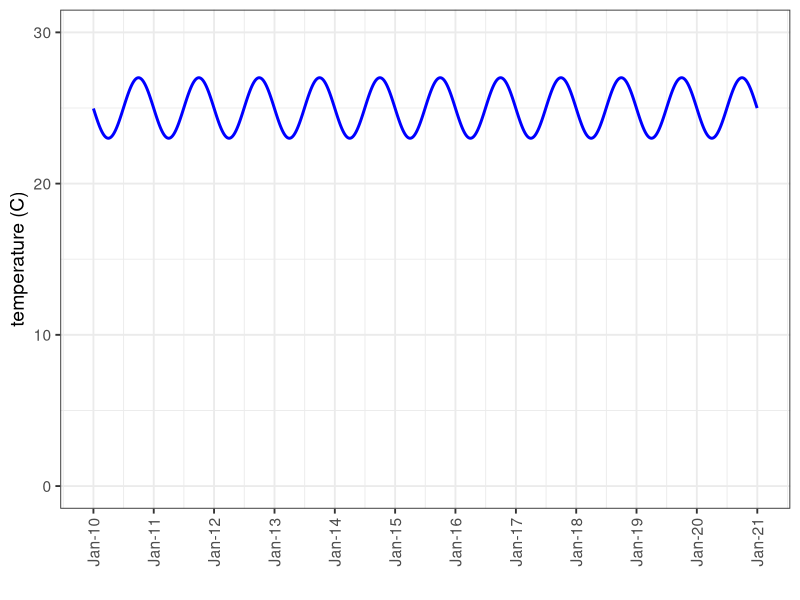
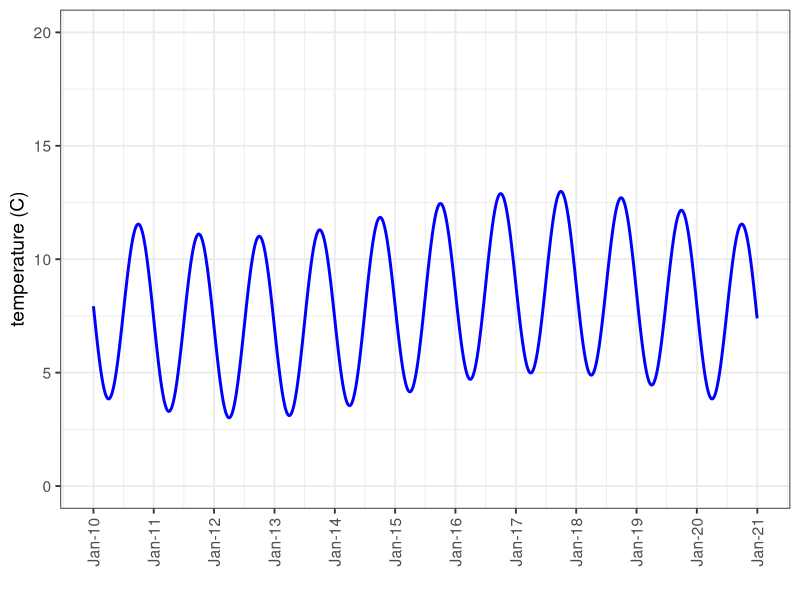
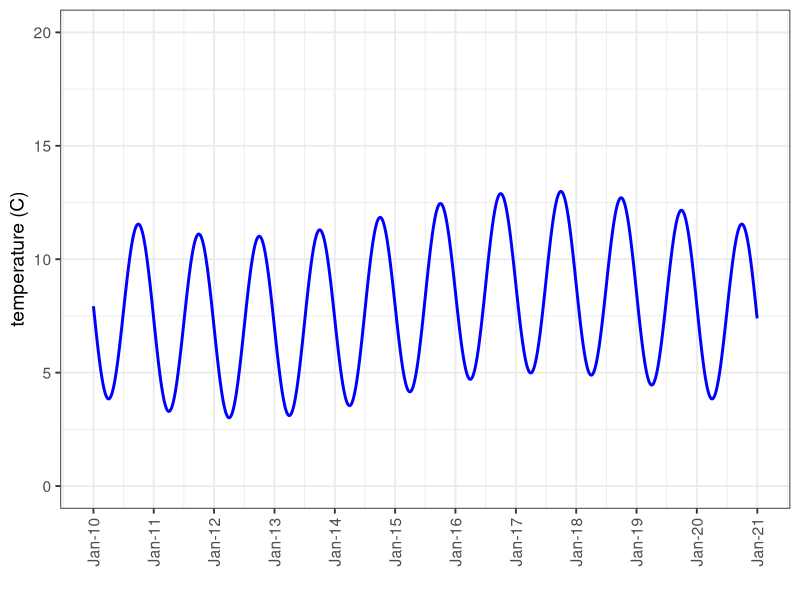

Write R code to recreate these figures, in order.
##### MODELING TEMPERATURE WITH SIN WAVES #####

library(tidyverse)

# 1. DEFINE WORKING TIME SCALE #####

date_ini <- as.Date("2010-01-01")
date_fin <- as.Date("2020-12-31")
temp_mean <- 25
temp_var <- 2
advance <- 0

DATE <- seq(date_ini, date_fin, by = 1)
DAY <- 1:length(DATE)
DAY <- (advance + 1):(advance + length(DATE))
df_temp <- data.frame(DATE, DAY)

df_temp %>%
  mutate(DAY_rad = -1 * DAY / 365.25 * 2 * pi) %>%
  mutate(TEMP = temp_mean + temp_var * sin(DAY_rad)) %>%
  ggplot(aes(x = DATE, y = TEMP)) +
  geom_line(color = "blue", size = 1) +
  scale_y_continuous(limits = c(0, 30)) +
  scale_x_date(date_breaks = "1 year",
               date_labels = "%b-%y") +
  xlab("") +
  ylab("temperature (C)") +
  theme_bw(base_size = 14) +
  theme(axis.text.x = element_text(angle = 90,
                                   vjust = 0.5,
                                   hjust = 1))

# 2. MULTI-YEAR PATTERNS #####
#___1. sinusodal patterns ####
df_temp %>%
  mutate(DAY_rad = -1 * DAY / 365.25 * 2 * pi) %>%
  mutate(TEMP_day = 8 + 4 * sin(DAY_rad)) %>%
  mutate(ANN_rad = -1 * DAY / 365.25 * 2 * pi * 1/10) %>%
  mutate(TEMP_ann = 1 * sin(ANN_rad)) %>%
  mutate(TEMP = TEMP_day + TEMP_ann) %>%
  ggplot(aes(x = DATE, y = TEMP)) +
  geom_line(color = "blue", size = 1) +
  scale_y_continuous(limits = c(0, 20)) +
  scale_x_date(date_breaks = "1 year",
               date_labels = "%b-%y") +
  xlab("") +
  ylab("temperature (C)") +
  theme_bw(base_size = 14) +
  theme(axis.text.x = element_text(angle = 90,
                                   vjust = 0.5,
                                   hjust = 1))

#___2. exponential increase patterns ####
df_temp %>%
  mutate(DAY_rad = -1 * DAY / 365.25 * 2 * pi) %>%
  mutate(TEMP_day  = 8 + 4 * sin(DAY_rad)) %>%
  mutate(ANN_rad = -1 * DAY / 365.25 * 2 * pi * 1/10) %>%
  mutate(TEMP_ann = 1 * sin(ANN_rad)) %>%
  mutate(TEMP = TEMP_day + TEMP_ann) %>%
  ggplot(aes(x = DATE, y = TEMP)) +
  geom_line(color = "blue", size = 1) +
  scale_y_continuous(limits = c(0, 20)) +
  scale_x_date(date_breaks = "1 year",
               date_labels = "%b-%y") +
  xlab("") +
  ylab("temperature (C)") +
  theme_bw(base_size = 14) +
  theme(axis.text.x = element_text(angle = 90,
                                   vjust = 0.5,
                                   hjust = 1))
